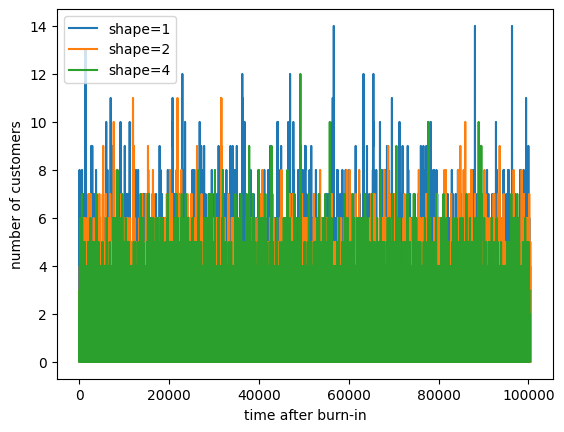

This figure's Python source:
for shape in (1, 2, 4):
    mean_customers, customer_counts, event_times, sojourn_times = (
        simulation_mg1_erlang(0.5, shape, shape)
    )
    plt.plot(event_times, customer_counts, label=f"shape={shape}")

plt.xlabel("time after burn-in")
plt.ylabel("number of customers")
plt.legend()
plt.show()
